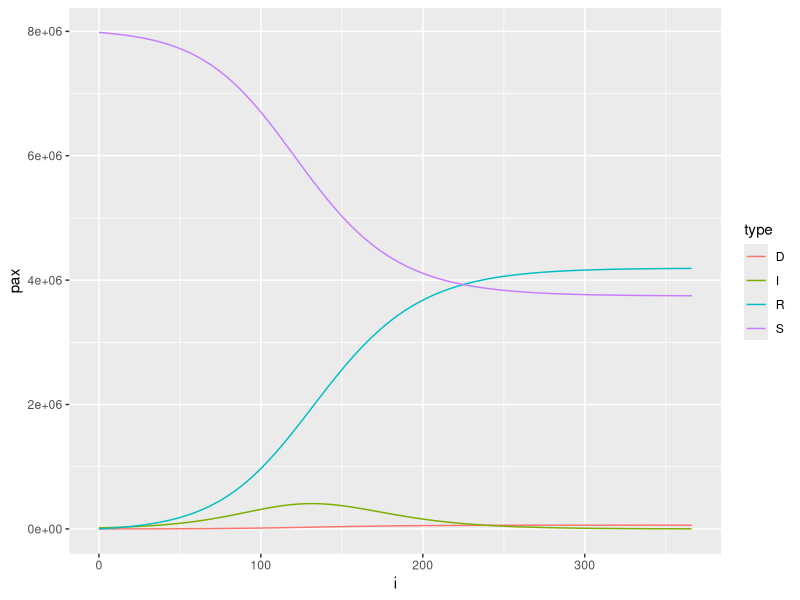

Here is the R script that generated this plot:
library(tidyverse)
# using SIR Model
# see https://de.wikipedia.org/wiki/SIR-Modell
# see http://www.mathe.tu-freiberg.de/~wegert/Lehre/Seminar3/moehler.pdf

obs_time <- 1 # observation time fram in years

N <- 8000000 # inhabitants
nm_daily_growthrate <- 0.25 # growth rate without any measures (eg, lockdown)
wanted_daily_growthrate <- 0.12 # assumed growth rate with applied measures
release_measures <- 12 # time from now measures end


# 20.3.2020 Austria
# ~ 2400 recolgnized cases, assumption only 14% of total
detected_cases <- 2400
percentage_of_detection <- 0.14

# Startingpoint
# expected cases !
S0 <- N - (detected_cases / percentage_of_detection )  
I0 <- detected_cases / percentage_of_detection 
R0 <- 0
D0 <- 0

# assumption detected cases and expected case double within same time frame
# neglecting cure and death for initial calibration
#
# a * I0_bar * S0_bar = I0_bar * nm_daily_growthrate
# a * S0_bar = nm_daily_growthrate
# a = nm_daily_growthrate / S0_bar
#
a0 <- (nm_daily_growthrate) / (N - detected_cases) # infection rate no measures
a1 <- (wanted_daily_growthrate) / (N - detected_cases) # infection rate wanted

rel_m<- 30*release_measures # days from now lockdown released

a <- a1     # we are now in lockdown
b <- 1/12 #0.07   # cure rate - takes 7 to 17 days to cure
c <- 0.0012 # death rate


state <- tibble(i = 0,
                  S = S0,
                  I = I0,
                  R = R0,
                  D = D0)

S_dot <- function(a, I, S) -a*I*S
I_dot <- function(a, b, c, I, S) a*I*S - b*I - c*I
R_dot <- function(b, I) b*I
D_dot <- function(c, I) c*I


for (l in 0:(365*obs_time)) { #(365*2)
  if (l == rel_m) a <<- a0   # release lockdown when time has come

  temp <- state %>% slice(l + 1)
  S_l <- temp %>% select(S) %>% as.numeric()
  I_l <- temp %>% select(I) %>% as.numeric()
  R_l <- temp %>% select(R) %>% as.numeric()
  D_l <- temp %>% select(D) %>% as.numeric()
  new <- tibble(i = l + 1,
                S = S_l + S_dot(a, I_l, S_l),
                I = I_l + I_dot(a, b, c, I_l, S_l),
                R = R_l + R_dot(b, I_l),
                D = D_l + D_dot(c, I_l))
  state <- rbind(state, new)
}

# to long format for ggplot2
state %>% gather('S', 'I', 'R', 'D' , key = type, value = pax) %>% 
  filter(type %in% c('S', 'I', 'R', 'D')) %>% 
  ggplot(aes(x = i, y = pax , group = type, color = type )) + geom_line() 

mortality_rate <- state %>% slice(365*obs_time) %>% select(D) %>% as.numeric() / state %>% slice(365*obs_time) %>% select(R) %>% as.numeric()
max_infected <- state %>% summarise(max_infected = max(I)) %>% as.numeric()
total_died <- state %>% summarise(total_died = max(D)) %>% as.numeric()
percentage_immune <- state %>% summarise(total_recovered = max(R)) %>% as.numeric() / N
total_recovered <- state %>% summarise(total_recovered = max(R)) %>% as.numeric()

# print summary
cat('Summary: \n
# of people which were infected: ', total_recovered + total_died, ' 
# of people which recovered: ', total_recovered ,'
# of people which died: ', total_died ,'
mortality rate: ', mortality_rate, '
maximum concurrent infected: ', max_infected, '
    thereof needing hospitalization: ', max_infected * 0.2, '
    thereof needing intense care: ', max_infected * 0.05
)